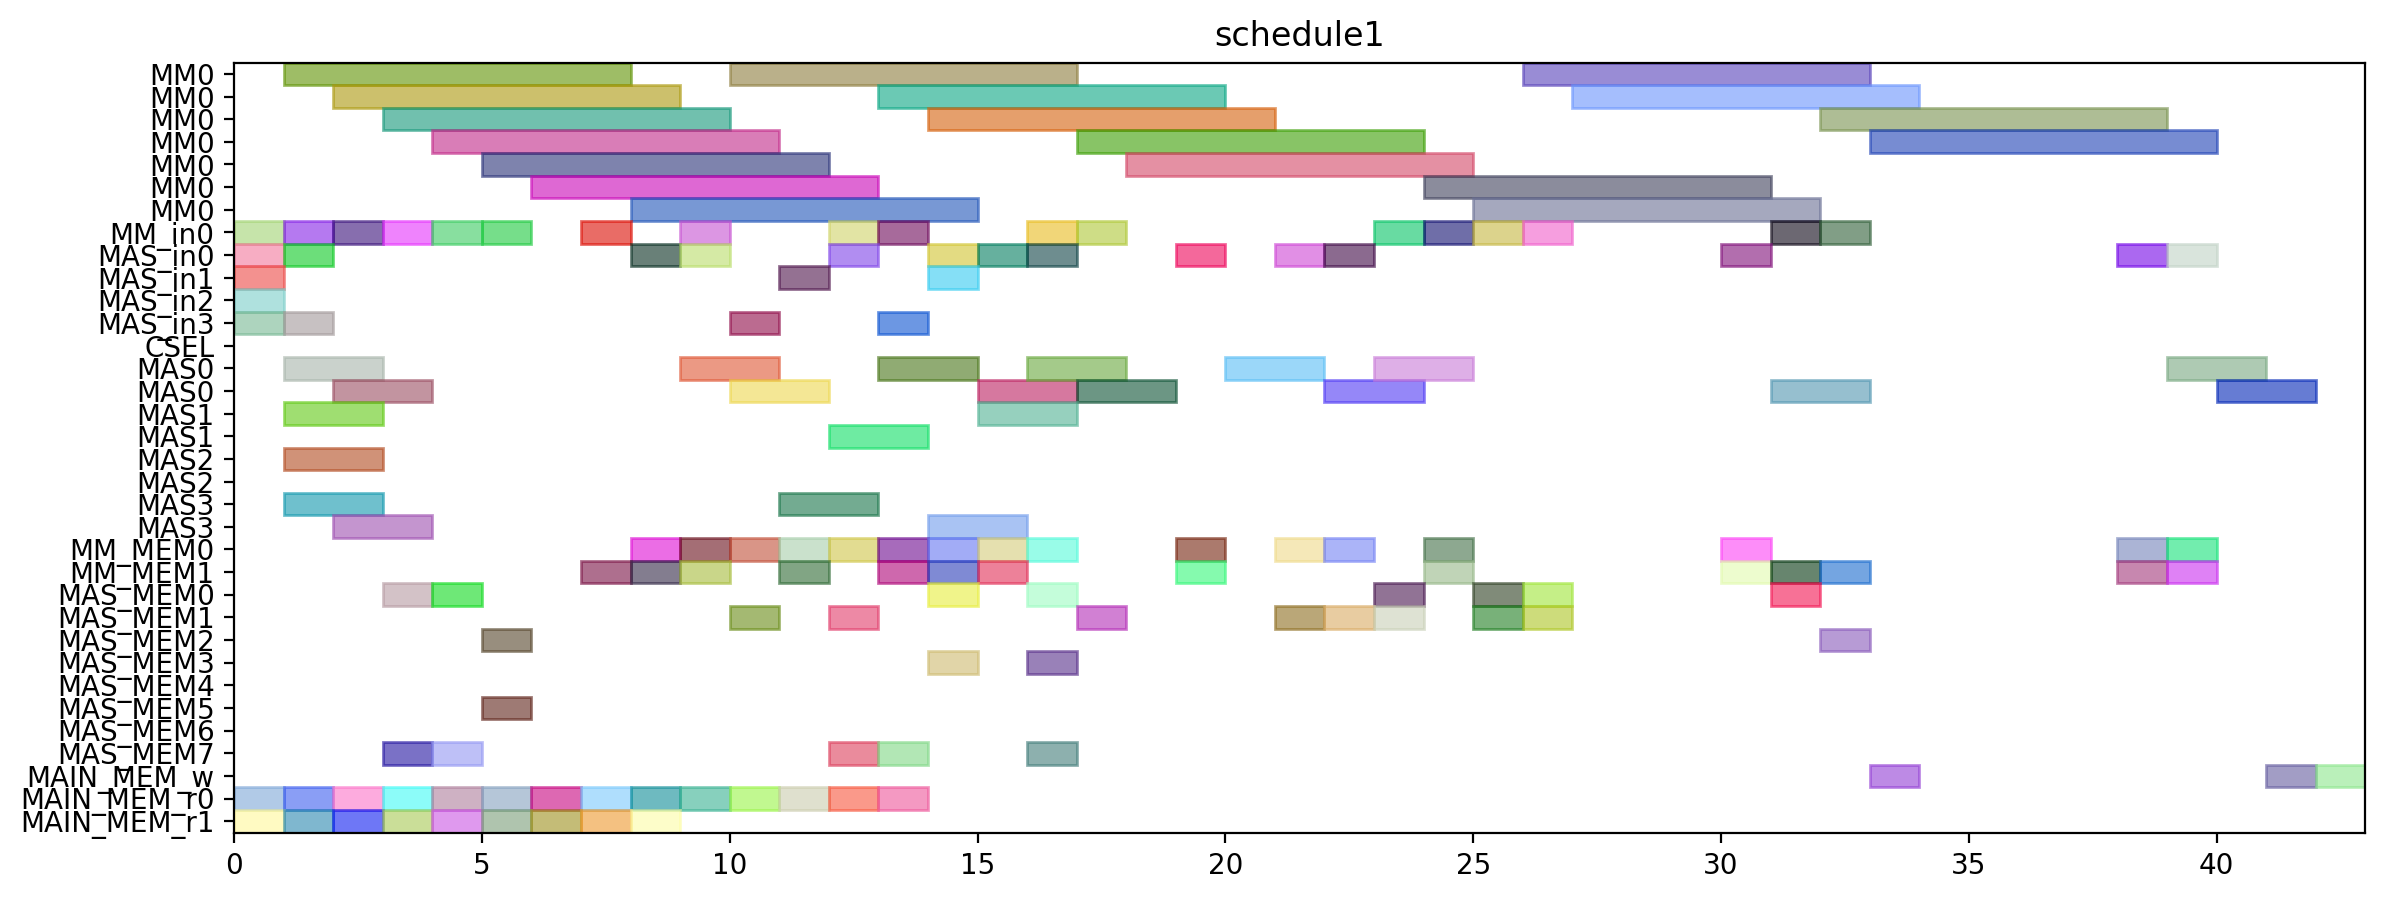

This chart was generated by the following Python code:
from pyschedule import Scenario, solvers, plotters, alt


def solve():
	horizon = 122
	S = Scenario("schedule1", horizon=horizon)

	# resource
	MM = S.Resources('MM', num=1, size=7)
	MM_in = S.Resources('MM_in', num=1)
	MAS_in = S.Resources('MAS_in', num=4)
	CSEL = S.Resource('CSEL')
	MAS = S.Resources('MAS', num=4, size=2, periods=range(1, horizon))
	MM_MEM = S.Resources('MM_MEM', num=2)
	MAS_MEM = S.Resources('MAS_MEM', num=8)
	MAIN_MEM_w = S.Resource('MAIN_MEM_w', size=1)
	MAIN_MEM_r = S.Resources('MAIN_MEM_r', num=2)

	# result of previous scheduling
	t19_mem0 = S.Task('t19_mem0', length=1, delay_cost=1)
	S += t19_mem0 >= 0
	t19_mem0 += MAIN_MEM_r[0]

	t2_in = S.Task('t2_in', length=1, delay_cost=1)
	S += t2_in >= 0
	t2_in += MM_in[0]

	t3_in = S.Task('t3_in', length=1, delay_cost=1)
	S += t3_in >= 0
	t3_in += MAS_in[1]

	t4_in = S.Task('t4_in', length=1, delay_cost=1)
	S += t4_in >= 0
	t4_in += MAS_in[2]

	t4_mem1 = S.Task('t4_mem1', length=1, delay_cost=1)
	S += t4_mem1 >= 0
	t4_mem1 += MAIN_MEM_r[1]

	t8_in = S.Task('t8_in', length=1, delay_cost=1)
	S += t8_in >= 0
	t8_in += MAS_in[0]

	t9_in = S.Task('t9_in', length=1, delay_cost=1)
	S += t9_in >= 0
	t9_in += MAS_in[3]

	t0_mem1 = S.Task('t0_mem1', length=1, delay_cost=1)
	S += t0_mem1 >= 1
	t0_mem1 += MAIN_MEM_r[1]

	t13_in = S.Task('t13_in', length=1, delay_cost=1)
	S += t13_in >= 1
	t13_in += MAS_in[0]

	t14_in = S.Task('t14_in', length=1, delay_cost=1)
	S += t14_in >= 1
	t14_in += MAS_in[3]

	t14_mem0 = S.Task('t14_mem0', length=1, delay_cost=1)
	S += t14_mem0 >= 1
	t14_mem0 += MAIN_MEM_r[0]

	t1_in = S.Task('t1_in', length=1, delay_cost=1)
	S += t1_in >= 1
	t1_in += MM_in[0]

	t2 = S.Task('t2', length=7, delay_cost=1)
	S += t2 >= 1
	t2 += MM[0]

	t3 = S.Task('t3', length=2, delay_cost=1)
	S += t3 >= 1
	t3 += MAS[1]

	t4 = S.Task('t4', length=2, delay_cost=1)
	S += t4 >= 1
	t4 += MAS[2]

	t8 = S.Task('t8', length=2, delay_cost=1)
	S += t8 >= 1
	t8 += MAS[0]

	t9 = S.Task('t9', length=2, delay_cost=1)
	S += t9 >= 1
	t9 += MAS[3]

	t0_in = S.Task('t0_in', length=1, delay_cost=1)
	S += t0_in >= 2
	t0_in += MM_in[0]

	t1 = S.Task('t1', length=7, delay_cost=1)
	S += t1 >= 2
	t1 += MM[0]

	t13 = S.Task('t13', length=2, delay_cost=1)
	S += t13 >= 2
	t13 += MAS[0]

	t14 = S.Task('t14', length=2, delay_cost=1)
	S += t14 >= 2
	t14 += MAS[3]

	t3_mem0 = S.Task('t3_mem0', length=1, delay_cost=1)
	S += t3_mem0 >= 2
	t3_mem0 += MAIN_MEM_r[0]

	t3_mem1 = S.Task('t3_mem1', length=1, delay_cost=1)
	S += t3_mem1 >= 2
	t3_mem1 += MAIN_MEM_r[1]

	t0 = S.Task('t0', length=7, delay_cost=1)
	S += t0 >= 3
	t0 += MM[0]

	t10_in = S.Task('t10_in', length=1, delay_cost=1)
	S += t10_in >= 3
	t10_in += MM_in[0]

	t10_mem0 = S.Task('t10_mem0', length=1, delay_cost=1)
	S += t10_mem0 >= 3
	t10_mem0 += MAS_MEM[0]

	t10_mem1 = S.Task('t10_mem1', length=1, delay_cost=1)
	S += t10_mem1 >= 3
	t10_mem1 += MAS_MEM[7]

	t1_mem0 = S.Task('t1_mem0', length=1, delay_cost=1)
	S += t1_mem0 >= 3
	t1_mem0 += MAIN_MEM_r[0]

	t2_mem1 = S.Task('t2_mem1', length=1, delay_cost=1)
	S += t2_mem1 >= 3
	t2_mem1 += MAIN_MEM_r[1]

	t10 = S.Task('t10', length=7, delay_cost=1)
	S += t10 >= 4
	t10 += MM[0]

	t13_mem1 = S.Task('t13_mem1', length=1, delay_cost=1)
	S += t13_mem1 >= 4
	t13_mem1 += MAIN_MEM_r[1]

	t15_in = S.Task('t15_in', length=1, delay_cost=1)
	S += t15_in >= 4
	t15_in += MM_in[0]

	t15_mem0 = S.Task('t15_mem0', length=1, delay_cost=1)
	S += t15_mem0 >= 4
	t15_mem0 += MAS_MEM[0]

	t15_mem1 = S.Task('t15_mem1', length=1, delay_cost=1)
	S += t15_mem1 >= 4
	t15_mem1 += MAS_MEM[7]

	t18_mem0 = S.Task('t18_mem0', length=1, delay_cost=1)
	S += t18_mem0 >= 4
	t18_mem0 += MAIN_MEM_r[0]

	t13_mem0 = S.Task('t13_mem0', length=1, delay_cost=1)
	S += t13_mem0 >= 5
	t13_mem0 += MAIN_MEM_r[0]

	t15 = S.Task('t15', length=7, delay_cost=1)
	S += t15 >= 5
	t15 += MM[0]

	t1_mem1 = S.Task('t1_mem1', length=1, delay_cost=1)
	S += t1_mem1 >= 5
	t1_mem1 += MAIN_MEM_r[1]

	t5_in = S.Task('t5_in', length=1, delay_cost=1)
	S += t5_in >= 5
	t5_in += MM_in[0]

	t5_mem0 = S.Task('t5_mem0', length=1, delay_cost=1)
	S += t5_mem0 >= 5
	t5_mem0 += MAS_MEM[2]

	t5_mem1 = S.Task('t5_mem1', length=1, delay_cost=1)
	S += t5_mem1 >= 5
	t5_mem1 += MAS_MEM[5]

	t14_mem1 = S.Task('t14_mem1', length=1, delay_cost=1)
	S += t14_mem1 >= 6
	t14_mem1 += MAIN_MEM_r[1]

	t5 = S.Task('t5', length=7, delay_cost=1)
	S += t5 >= 6
	t5 += MM[0]

	t9_mem0 = S.Task('t9_mem0', length=1, delay_cost=1)
	S += t9_mem0 >= 6
	t9_mem0 += MAIN_MEM_r[0]

	t26_in = S.Task('t26_in', length=1, delay_cost=1)
	S += t26_in >= 7
	t26_in += MM_in[0]

	t26_mem1 = S.Task('t26_mem1', length=1, delay_cost=1)
	S += t26_mem1 >= 7
	t26_mem1 += MM_MEM[1]

	t8_mem0 = S.Task('t8_mem0', length=1, delay_cost=1)
	S += t8_mem0 >= 7
	t8_mem0 += MAIN_MEM_r[0]

	t8_mem1 = S.Task('t8_mem1', length=1, delay_cost=1)
	S += t8_mem1 >= 7
	t8_mem1 += MAIN_MEM_r[1]

	t11_in = S.Task('t11_in', length=1, delay_cost=1)
	S += t11_in >= 8
	t11_in += MAS_in[0]

	t11_mem0 = S.Task('t11_mem0', length=1, delay_cost=1)
	S += t11_mem0 >= 8
	t11_mem0 += MM_MEM[0]

	t11_mem1 = S.Task('t11_mem1', length=1, delay_cost=1)
	S += t11_mem1 >= 8
	t11_mem1 += MM_MEM[1]

	t26 = S.Task('t26', length=7, delay_cost=1)
	S += t26 >= 8
	t26 += MM[0]

	t30_mem0 = S.Task('t30_mem0', length=1, delay_cost=1)
	S += t30_mem0 >= 8
	t30_mem0 += MAIN_MEM_r[0]

	t9_mem1 = S.Task('t9_mem1', length=1, delay_cost=1)
	S += t9_mem1 >= 8
	t9_mem1 += MAIN_MEM_r[1]

	t11 = S.Task('t11', length=2, delay_cost=1)
	S += t11 >= 9
	t11 += MAS[0]

	t19_in = S.Task('t19_in', length=1, delay_cost=1)
	S += t19_in >= 9
	t19_in += MM_in[0]

	t19_mem1 = S.Task('t19_mem1', length=1, delay_cost=1)
	S += t19_mem1 >= 9
	t19_mem1 += MM_MEM[1]

	t24_in = S.Task('t24_in', length=1, delay_cost=1)
	S += t24_in >= 9
	t24_in += MAS_in[0]

	t24_mem0 = S.Task('t24_mem0', length=1, delay_cost=1)
	S += t24_mem0 >= 9
	t24_mem0 += MM_MEM[0]

	t4_mem0 = S.Task('t4_mem0', length=1, delay_cost=1)
	S += t4_mem0 >= 9
	t4_mem0 += MAIN_MEM_r[0]

	t0_mem0 = S.Task('t0_mem0', length=1, delay_cost=1)
	S += t0_mem0 >= 10
	t0_mem0 += MAIN_MEM_r[0]

	t12_in = S.Task('t12_in', length=1, delay_cost=1)
	S += t12_in >= 10
	t12_in += MAS_in[3]

	t12_mem0 = S.Task('t12_mem0', length=1, delay_cost=1)
	S += t12_mem0 >= 10
	t12_mem0 += MM_MEM[0]

	t12_mem1 = S.Task('t12_mem1', length=1, delay_cost=1)
	S += t12_mem1 >= 10
	t12_mem1 += MAS_MEM[1]

	t19 = S.Task('t19', length=7, delay_cost=1)
	S += t19 >= 10
	t19 += MM[0]

	t24 = S.Task('t24', length=2, delay_cost=1)
	S += t24 >= 10
	t24 += MAS[0]

	t12 = S.Task('t12', length=2, delay_cost=1)
	S += t12 >= 11
	t12 += MAS[3]

	t2_mem0 = S.Task('t2_mem0', length=1, delay_cost=1)
	S += t2_mem0 >= 11
	t2_mem0 += MAIN_MEM_r[0]

	t6_in = S.Task('t6_in', length=1, delay_cost=1)
	S += t6_in >= 11
	t6_in += MAS_in[1]

	t6_mem0 = S.Task('t6_mem0', length=1, delay_cost=1)
	S += t6_mem0 >= 11
	t6_mem0 += MM_MEM[0]

	t6_mem1 = S.Task('t6_mem1', length=1, delay_cost=1)
	S += t6_mem1 >= 11
	t6_mem1 += MM_MEM[1]

	t18_in = S.Task('t18_in', length=1, delay_cost=1)
	S += t18_in >= 12
	t18_in += MM_in[0]

	t18_mem1 = S.Task('t18_mem1', length=1, delay_cost=1)
	S += t18_mem1 >= 12
	t18_mem1 += MAS_MEM[7]

	t25_in = S.Task('t25_in', length=1, delay_cost=1)
	S += t25_in >= 12
	t25_in += MAS_in[0]

	t25_mem0 = S.Task('t25_mem0', length=1, delay_cost=1)
	S += t25_mem0 >= 12
	t25_mem0 += MM_MEM[0]

	t25_mem1 = S.Task('t25_mem1', length=1, delay_cost=1)
	S += t25_mem1 >= 12
	t25_mem1 += MAS_MEM[1]

	t26_mem0 = S.Task('t26_mem0', length=1, delay_cost=1)
	S += t26_mem0 >= 12
	t26_mem0 += MAIN_MEM_r[0]

	t6 = S.Task('t6', length=2, delay_cost=1)
	S += t6 >= 12
	t6 += MAS[1]

	t16_in = S.Task('t16_in', length=1, delay_cost=1)
	S += t16_in >= 13
	t16_in += MAS_in[3]

	t16_mem0 = S.Task('t16_mem0', length=1, delay_cost=1)
	S += t16_mem0 >= 13
	t16_mem0 += MM_MEM[0]

	t16_mem1 = S.Task('t16_mem1', length=1, delay_cost=1)
	S += t16_mem1 >= 13
	t16_mem1 += MM_MEM[1]

	t18 = S.Task('t18', length=7, delay_cost=1)
	S += t18 >= 13
	t18 += MM[0]

	t25 = S.Task('t25', length=2, delay_cost=1)
	S += t25 >= 13
	t25 += MAS[0]

	t27_in = S.Task('t27_in', length=1, delay_cost=1)
	S += t27_in >= 13
	t27_in += MM_in[0]

	t27_mem0 = S.Task('t27_mem0', length=1, delay_cost=1)
	S += t27_mem0 >= 13
	t27_mem0 += MAIN_MEM_r[0]

	t27_mem1 = S.Task('t27_mem1', length=1, delay_cost=1)
	S += t27_mem1 >= 13
	t27_mem1 += MAS_MEM[7]

	t16 = S.Task('t16', length=2, delay_cost=1)
	S += t16 >= 14
	t16 += MAS[3]

	t27 = S.Task('t27', length=7, delay_cost=1)
	S += t27 >= 14
	t27 += MM[0]

	t28_in = S.Task('t28_in', length=1, delay_cost=1)
	S += t28_in >= 14
	t28_in += MAS_in[1]

	t28_mem0 = S.Task('t28_mem0', length=1, delay_cost=1)
	S += t28_mem0 >= 14
	t28_mem0 += MAS_MEM[0]

	t28_mem1 = S.Task('t28_mem1', length=1, delay_cost=1)
	S += t28_mem1 >= 14
	t28_mem1 += MM_MEM[1]

	t7_in = S.Task('t7_in', length=1, delay_cost=1)
	S += t7_in >= 14
	t7_in += MAS_in[0]

	t7_mem0 = S.Task('t7_mem0', length=1, delay_cost=1)
	S += t7_mem0 >= 14
	t7_mem0 += MM_MEM[0]

	t7_mem1 = S.Task('t7_mem1', length=1, delay_cost=1)
	S += t7_mem1 >= 14
	t7_mem1 += MAS_MEM[3]

	t28 = S.Task('t28', length=2, delay_cost=1)
	S += t28 >= 15
	t28 += MAS[1]

	t29_in = S.Task('t29_in', length=1, delay_cost=1)
	S += t29_in >= 15
	t29_in += MAS_in[0]

	t29_mem0 = S.Task('t29_mem0', length=1, delay_cost=1)
	S += t29_mem0 >= 15
	t29_mem0 += MM_MEM[0]

	t29_mem1 = S.Task('t29_mem1', length=1, delay_cost=1)
	S += t29_mem1 >= 15
	t29_mem1 += MM_MEM[1]

	t7 = S.Task('t7', length=2, delay_cost=1)
	S += t7 >= 15
	t7 += MAS[0]

	t17_in = S.Task('t17_in', length=1, delay_cost=1)
	S += t17_in >= 16
	t17_in += MAS_in[0]

	t17_mem0 = S.Task('t17_mem0', length=1, delay_cost=1)
	S += t17_mem0 >= 16
	t17_mem0 += MM_MEM[0]

	t17_mem1 = S.Task('t17_mem1', length=1, delay_cost=1)
	S += t17_mem1 >= 16
	t17_mem1 += MAS_MEM[7]

	t29 = S.Task('t29', length=2, delay_cost=1)
	S += t29 >= 16
	t29 += MAS[0]

	t35_in = S.Task('t35_in', length=1, delay_cost=1)
	S += t35_in >= 16
	t35_in += MM_in[0]

	t35_mem0 = S.Task('t35_mem0', length=1, delay_cost=1)
	S += t35_mem0 >= 16
	t35_mem0 += MAS_MEM[0]

	t35_mem1 = S.Task('t35_mem1', length=1, delay_cost=1)
	S += t35_mem1 >= 16
	t35_mem1 += MAS_MEM[3]

	t17 = S.Task('t17', length=2, delay_cost=1)
	S += t17 >= 17
	t17 += MAS[0]

	t30_in = S.Task('t30_in', length=1, delay_cost=1)
	S += t30_in >= 17
	t30_in += MM_in[0]

	t30_mem1 = S.Task('t30_mem1', length=1, delay_cost=1)
	S += t30_mem1 >= 17
	t30_mem1 += MAS_MEM[1]

	t35 = S.Task('t35', length=7, delay_cost=1)
	S += t35 >= 17
	t35 += MM[0]

	t30 = S.Task('t30', length=7, delay_cost=1)
	S += t30 >= 18
	t30 += MM[0]

	t20_in = S.Task('t20_in', length=1, delay_cost=1)
	S += t20_in >= 19
	t20_in += MAS_in[0]

	t20_mem0 = S.Task('t20_mem0', length=1, delay_cost=1)
	S += t20_mem0 >= 19
	t20_mem0 += MM_MEM[0]

	t20_mem1 = S.Task('t20_mem1', length=1, delay_cost=1)
	S += t20_mem1 >= 19
	t20_mem1 += MM_MEM[1]

	t20 = S.Task('t20', length=2, delay_cost=1)
	S += t20 >= 20
	t20 += MAS[0]

	t31_in = S.Task('t31_in', length=1, delay_cost=1)
	S += t31_in >= 24
	t31_in += MM_in[0]

	t31_mem0 = S.Task('t31_mem0', length=1, delay_cost=1)
	S += t31_mem0 >= 24
	t31_mem0 += MM_MEM[0]

	t31_mem1 = S.Task('t31_mem1', length=1, delay_cost=1)
	S += t31_mem1 >= 24
	t31_mem1 += MM_MEM[1]

	t31 = S.Task('t31', length=7, delay_cost=1)
	S += t31 >= 25
	t31 += MM[0]


	# new tasks
	t21 = S.Task('t21', length=2, delay_cost=1)
	t21 += alt(MAS)
	t21_in = S.Task('t21_in', length=1, delay_cost=1)
	t21_in += alt(MAS_in)
	S += t21_in*MAS_in[0]<=t21*MAS[0]

	S += t21_in*MAS_in[1]<=t21*MAS[1]

	S += t21_in*MAS_in[2]<=t21*MAS[2]

	S += t21_in*MAS_in[3]<=t21*MAS[3]

	t21_mem0 = S.Task('t21_mem0', length=1, delay_cost=1)
	t21_mem0 += MM_MEM[0]
	S += 8 < t21_mem0
	S += t21_mem0 <= t21

	t21_mem1 = S.Task('t21_mem1', length=1, delay_cost=1)
	t21_mem1 += MAS_MEM[1]
	S += 21 < t21_mem1
	S += t21_mem1 <= t21

	t22 = S.Task('t22', length=2, delay_cost=1)
	t22 += alt(MAS)
	t22_in = S.Task('t22_in', length=1, delay_cost=1)
	t22_in += alt(MAS_in)
	S += t22_in*MAS_in[0]<=t22*MAS[0]

	S += t22_in*MAS_in[1]<=t22*MAS[1]

	S += t22_in*MAS_in[2]<=t22*MAS[2]

	S += t22_in*MAS_in[3]<=t22*MAS[3]

	t22_mem0 = S.Task('t22_mem0', length=1, delay_cost=1)
	t22_mem0 += MM_MEM[0]
	S += 8 < t22_mem0
	S += t22_mem0 <= t22

	t22_mem1 = S.Task('t22_mem1', length=1, delay_cost=1)
	t22_mem1 += MAS_MEM[1]
	S += 21 < t22_mem1
	S += t22_mem1 <= t22

	t32 = S.Task('t32', length=7, delay_cost=1)
	t32 += alt(MM)
	t32_in = S.Task('t32_in', length=1, delay_cost=1)
	t32_in += alt(MM_in)
	S += t32_in*MM_in[0]<=t32*MM[0]

	t32_mem0 = S.Task('t32_mem0', length=1, delay_cost=1)
	t32_mem0 += MAS_MEM[2]
	S += 16 < t32_mem0
	S += t32_mem0 <= t32

	t32_mem1 = S.Task('t32_mem1', length=1, delay_cost=1)
	t32_mem1 += MM_MEM[1]
	S += 31 < t32_mem1
	S += t32_mem1 <= t32

	t33 = S.Task('t33', length=7, delay_cost=1)
	t33 += alt(MM)
	t33_in = S.Task('t33_in', length=1, delay_cost=1)
	t33_in += alt(MM_in)
	S += t33_in*MM_in[0]<=t33*MM[0]

	t33_mem0 = S.Task('t33_mem0', length=1, delay_cost=1)
	t33_mem0 += MAS_MEM[0]
	S += 18 < t33_mem0
	S += t33_mem0 <= t33

	t33_mem1 = S.Task('t33_mem1', length=1, delay_cost=1)
	t33_mem1 += MM_MEM[1]
	S += 31 < t33_mem1
	S += t33_mem1 <= t33

	t23 = S.Task('t23', length=7, delay_cost=1)
	t23 += alt(MM)
	t23_in = S.Task('t23_in', length=1, delay_cost=1)
	t23_in += alt(MM_in)
	S += t23_in*MM_in[0]<=t23*MM[0]

	t23_mem0 = S.Task('t23_mem0', length=1, delay_cost=1)
	t23_mem0 += alt(MAS_MEM)
	S += (t21*MAS[0])-1 < t23_mem0*MAS_MEM[0]
	S += (t21*MAS[1])-1 < t23_mem0*MAS_MEM[2]
	S += (t21*MAS[2])-1 < t23_mem0*MAS_MEM[4]
	S += (t21*MAS[3])-1 < t23_mem0*MAS_MEM[6]
	S += t23_mem0 <= t23

	t23_mem1 = S.Task('t23_mem1', length=1, delay_cost=1)
	t23_mem1 += alt(MAS_MEM)
	S += (t22*MAS[0])-1 < t23_mem1*MAS_MEM[1]
	S += (t22*MAS[1])-1 < t23_mem1*MAS_MEM[3]
	S += (t22*MAS[2])-1 < t23_mem1*MAS_MEM[5]
	S += (t22*MAS[3])-1 < t23_mem1*MAS_MEM[7]
	S += t23_mem1 <= t23

	t34 = S.Task('t34', length=7, delay_cost=1)
	t34 += alt(MM)
	t34_in = S.Task('t34_in', length=1, delay_cost=1)
	t34_in += alt(MM_in)
	S += t34_in*MM_in[0]<=t34*MM[0]

	t34_mem0 = S.Task('t34_mem0', length=1, delay_cost=1)
	t34_mem0 += MAS_MEM[0]
	S += 16 < t34_mem0
	S += t34_mem0 <= t34

	t34_mem1 = S.Task('t34_mem1', length=1, delay_cost=1)
	t34_mem1 += alt(MAS_MEM)
	S += (t21*MAS[0])-1 < t34_mem1*MAS_MEM[1]
	S += (t21*MAS[1])-1 < t34_mem1*MAS_MEM[3]
	S += (t21*MAS[2])-1 < t34_mem1*MAS_MEM[5]
	S += (t21*MAS[3])-1 < t34_mem1*MAS_MEM[7]
	S += t34_mem1 <= t34

	t36 = S.Task('t36', length=7, delay_cost=1)
	t36 += alt(MM)
	t36_in = S.Task('t36_in', length=1, delay_cost=1)
	t36_in += alt(MM_in)
	S += t36_in*MM_in[0]<=t36*MM[0]

	t36_mem0 = S.Task('t36_mem0', length=1, delay_cost=1)
	t36_mem0 += MAS_MEM[0]
	S += 18 < t36_mem0
	S += t36_mem0 <= t36

	t36_mem1 = S.Task('t36_mem1', length=1, delay_cost=1)
	t36_mem1 += alt(MAS_MEM)
	S += (t22*MAS[0])-1 < t36_mem1*MAS_MEM[1]
	S += (t22*MAS[1])-1 < t36_mem1*MAS_MEM[3]
	S += (t22*MAS[2])-1 < t36_mem1*MAS_MEM[5]
	S += (t22*MAS[3])-1 < t36_mem1*MAS_MEM[7]
	S += t36_mem1 <= t36

	PY_new = S.Task('PY_new', length=2, delay_cost=1)
	PY_new += alt(MAS)
	PY_new_in = S.Task('PY_new_in', length=1, delay_cost=1)
	PY_new_in += alt(MAS_in)
	S += PY_new_in*MAS_in[0]<=PY_new*MAS[0]

	S += PY_new_in*MAS_in[1]<=PY_new*MAS[1]

	S += PY_new_in*MAS_in[2]<=PY_new*MAS[2]

	S += PY_new_in*MAS_in[3]<=PY_new*MAS[3]

	S += 0<PY_new

	PY_new_w = S.Task('PY_new_w', length=1, delay_cost=1)
	PY_new_w += alt(MAIN_MEM_w)
	S += PY_new <= PY_new_w

	PY_new_mem0 = S.Task('PY_new_mem0', length=1, delay_cost=1)
	PY_new_mem0 += alt(MM_MEM)
	S += (t23*MM[0])-1 < PY_new_mem0*MM_MEM[0]
	S += PY_new_mem0 <= PY_new

	PY_new_mem1 = S.Task('PY_new_mem1', length=1, delay_cost=1)
	PY_new_mem1 += alt(MM_MEM)
	S += (t32*MM[0])-1 < PY_new_mem1*MM_MEM[1]
	S += PY_new_mem1 <= PY_new

	PX_new = S.Task('PX_new', length=2, delay_cost=1)
	PX_new += alt(MAS)
	PX_new_in = S.Task('PX_new_in', length=1, delay_cost=1)
	PX_new_in += alt(MAS_in)
	S += PX_new_in*MAS_in[0]<=PX_new*MAS[0]

	S += PX_new_in*MAS_in[1]<=PX_new*MAS[1]

	S += PX_new_in*MAS_in[2]<=PX_new*MAS[2]

	S += PX_new_in*MAS_in[3]<=PX_new*MAS[3]

	S += 0<PX_new

	PX_new_w = S.Task('PX_new_w', length=1, delay_cost=1)
	PX_new_w += alt(MAIN_MEM_w)
	S += PX_new <= PX_new_w

	PX_new_mem0 = S.Task('PX_new_mem0', length=1, delay_cost=1)
	PX_new_mem0 += alt(MM_MEM)
	S += (t34*MM[0])-1 < PX_new_mem0*MM_MEM[0]
	S += PX_new_mem0 <= PX_new

	PX_new_mem1 = S.Task('PX_new_mem1', length=1, delay_cost=1)
	PX_new_mem1 += alt(MM_MEM)
	S += (t33*MM[0])-1 < PX_new_mem1*MM_MEM[1]
	S += PX_new_mem1 <= PX_new

	PZ_new = S.Task('PZ_new', length=2, delay_cost=1)
	PZ_new += alt(MAS)
	PZ_new_in = S.Task('PZ_new_in', length=1, delay_cost=1)
	PZ_new_in += alt(MAS_in)
	S += PZ_new_in*MAS_in[0]<=PZ_new*MAS[0]

	S += PZ_new_in*MAS_in[1]<=PZ_new*MAS[1]

	S += PZ_new_in*MAS_in[2]<=PZ_new*MAS[2]

	S += PZ_new_in*MAS_in[3]<=PZ_new*MAS[3]

	S += 0<PZ_new

	PZ_new_w = S.Task('PZ_new_w', length=1, delay_cost=1)
	PZ_new_w += alt(MAIN_MEM_w)
	S += PZ_new <= PZ_new_w

	PZ_new_mem0 = S.Task('PZ_new_mem0', length=1, delay_cost=1)
	PZ_new_mem0 += alt(MM_MEM)
	S += (t36*MM[0])-1 < PZ_new_mem0*MM_MEM[0]
	S += PZ_new_mem0 <= PZ_new

	PZ_new_mem1 = S.Task('PZ_new_mem1', length=1, delay_cost=1)
	PZ_new_mem1 += MM_MEM[1]
	S += 23 < PZ_new_mem1
	S += PZ_new_mem1 <= PZ_new

	solvers.mip.solve(S,msg=1,kind='CPLEX',ratio_gap=1.01)

	solution = [['hoge']*len(S.solution()[1]) for i in range(len(S.solution()))]
	for i in range(len(S.solution())):
		for j in range(len(S.solution()[i])):
			solution[i][j]=str(S.solution()[i][j])
	print(solution)

	cycles = int(solution[-1][3])

	pic_file_name = "/home/mfukuda/ABE/multiRAM_multiMAS_16mux/scheduling_result/stage7MM1_stage2MAS4/EP_ADD_A_ANY/schedule1.png"
	if(S.solution() != []):
		plotters.matplotlib.plot(S,img_filename=pic_file_name, show_task_labels=False, fig_size=(cycles*0.25+3, 5))

	return solution
